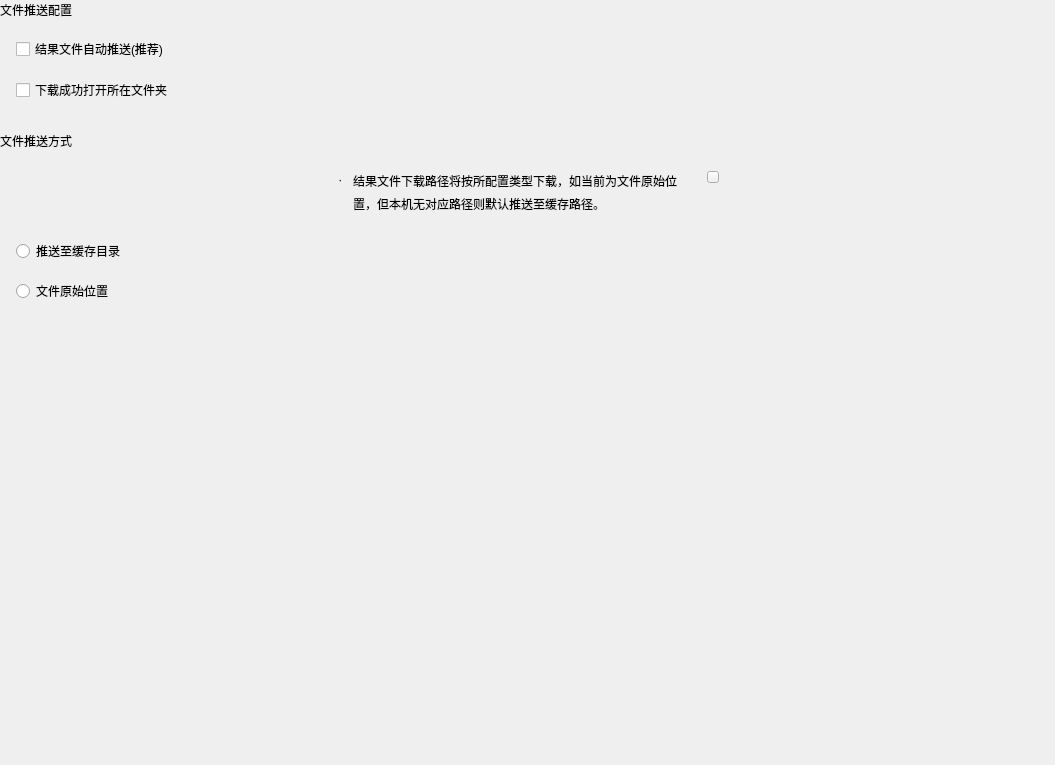
<?xml version="1.0" encoding="UTF-8"?>
<ui version="4.0">
 <class>MaxSet</class>
 <widget class="QWidget" name="MaxSet">
  <property name="geometry">
   <rect>
    <x>0</x>
    <y>0</y>
    <width>1055</width>
    <height>765</height>
   </rect>
  </property>
  <property name="windowTitle">
   <string>Form</string>
  </property>
  <layout class="QGridLayout" name="gridLayout_2">
   <property name="leftMargin">
    <number>0</number>
   </property>
   <property name="topMargin">
    <number>0</number>
   </property>
   <property name="rightMargin">
    <number>0</number>
   </property>
   <property name="bottomMargin">
    <number>0</number>
   </property>
   <property name="spacing">
    <number>0</number>
   </property>
   <item row="0" column="0">
    <widget class="QScrollArea" name="scrollArea">
     <property name="frameShape">
      <enum>QFrame::NoFrame</enum>
     </property>
     <property name="verticalScrollBarPolicy">
      <enum>Qt::ScrollBarAlwaysOff</enum>
     </property>
     <property name="horizontalScrollBarPolicy">
      <enum>Qt::ScrollBarAlwaysOff</enum>
     </property>
     <property name="widgetResizable">
      <bool>true</bool>
     </property>
     <widget class="QWidget" name="scrollAreaWidgetContents">
      <property name="geometry">
       <rect>
        <x>0</x>
        <y>0</y>
        <width>1055</width>
        <height>765</height>
       </rect>
      </property>
      <layout class="QGridLayout" name="gridLayout">
       <property name="leftMargin">
        <number>0</number>
       </property>
       <property name="topMargin">
        <number>0</number>
       </property>
       <property name="rightMargin">
        <number>0</number>
       </property>
       <property name="bottomMargin">
        <number>0</number>
       </property>
       <property name="spacing">
        <number>0</number>
       </property>
       <item row="0" column="0">
        <widget class="QWidget" name="widget_2" native="true">
         <layout class="QGridLayout" name="gridLayout_4">
          <property name="leftMargin">
           <number>0</number>
          </property>
          <property name="topMargin">
           <number>0</number>
          </property>
          <property name="rightMargin">
           <number>0</number>
          </property>
          <property name="bottomMargin">
           <number>17</number>
          </property>
          <property name="horizontalSpacing">
           <number>0</number>
          </property>
          <property name="verticalSpacing">
           <number>17</number>
          </property>
          <item row="0" column="0">
           <layout class="QHBoxLayout" name="horizontalLayout">
            <item>
             <widget class="QLabel" name="label_3">
              <property name="text">
               <string>文件推送配置</string>
              </property>
             </widget>
            </item>
            <item>
             <spacer name="horizontalSpacer_4">
              <property name="orientation">
               <enum>Qt::Horizontal</enum>
              </property>
              <property name="sizeHint" stdset="0">
               <size>
                <width>40</width>
                <height>20</height>
               </size>
              </property>
             </spacer>
            </item>
           </layout>
          </item>
          <item row="1" column="0">
           <layout class="QHBoxLayout" name="horizontalLayout_2">
            <property name="spacing">
             <number>48</number>
            </property>
            <property name="leftMargin">
             <number>16</number>
            </property>
            <item>
             <widget class="QCheckBox" name="autoPush">
              <property name="text">
               <string>结果文件自动推送(推荐)</string>
              </property>
             </widget>
            </item>
            <item>
             <spacer name="horizontalSpacer_6">
              <property name="orientation">
               <enum>Qt::Horizontal</enum>
              </property>
              <property name="sizeHint" stdset="0">
               <size>
                <width>40</width>
                <height>20</height>
               </size>
              </property>
             </spacer>
            </item>
           </layout>
          </item>
          <item row="2" column="0">
           <layout class="QHBoxLayout" name="horizontalLayout_5">
            <property name="leftMargin">
             <number>16</number>
            </property>
            <property name="bottomMargin">
             <number>0</number>
            </property>
            <item>
             <widget class="QCheckBox" name="downloadOpenDir">
              <property name="text">
               <string>下载成功打开所在文件夹</string>
              </property>
             </widget>
            </item>
            <item>
             <spacer name="horizontalSpacer_2">
              <property name="orientation">
               <enum>Qt::Horizontal</enum>
              </property>
              <property name="sizeHint" stdset="0">
               <size>
                <width>40</width>
                <height>20</height>
               </size>
              </property>
             </spacer>
            </item>
           </layout>
          </item>
         </layout>
        </widget>
       </item>
       <item row="2" column="0">
        <spacer name="verticalSpacer">
         <property name="orientation">
          <enum>Qt::Vertical</enum>
         </property>
         <property name="sizeHint" stdset="0">
          <size>
           <width>20</width>
           <height>93</height>
          </size>
         </property>
        </spacer>
       </item>
       <item row="1" column="0">
        <widget class="QWidget" name="widget_3" native="true">
         <layout class="QGridLayout" name="gridLayout_5">
          <property name="leftMargin">
           <number>0</number>
          </property>
          <property name="topMargin">
           <number>12</number>
          </property>
          <property name="rightMargin">
           <number>0</number>
          </property>
          <property name="bottomMargin">
           <number>0</number>
          </property>
          <property name="horizontalSpacing">
           <number>0</number>
          </property>
          <property name="verticalSpacing">
           <number>12</number>
          </property>
          <item row="0" column="0">
           <layout class="QHBoxLayout" name="horizontalLayout_3">
            <property name="spacing">
             <number>8</number>
            </property>
            <item>
             <widget class="QLabel" name="label_4">
              <property name="text">
               <string>文件推送方式</string>
              </property>
             </widget>
            </item>
            <item>
             <spacer name="horizontalSpacer_7">
              <property name="orientation">
               <enum>Qt::Horizontal</enum>
              </property>
              <property name="sizeHint" stdset="0">
               <size>
                <width>40</width>
                <height>20</height>
               </size>
              </property>
             </spacer>
            </item>
           </layout>
          </item>
          <item row="2" column="0">
           <layout class="QHBoxLayout" name="horizontalLayout_4">
            <property name="topMargin">
             <number>5</number>
            </property>
            <item>
             <layout class="QVBoxLayout" name="verticalLayout">
              <property name="spacing">
               <number>16</number>
              </property>
              <property name="leftMargin">
               <number>16</number>
              </property>
              <item>
               <widget class="QRadioButton" name="pushToCache">
                <property name="text">
                 <string>推送至缓存目录</string>
                </property>
               </widget>
              </item>
              <item>
               <widget class="QRadioButton" name="pushToSrc">
                <property name="text">
                 <string>文件原始位置</string>
                </property>
               </widget>
              </item>
             </layout>
            </item>
            <item>
             <spacer name="horizontalSpacer">
              <property name="orientation">
               <enum>Qt::Horizontal</enum>
              </property>
              <property name="sizeHint" stdset="0">
               <size>
                <width>40</width>
                <height>20</height>
               </size>
              </property>
             </spacer>
            </item>
           </layout>
          </item>
          <item row="1" column="0">
           <widget class="QWidget" name="widget" native="true">
            <layout class="QGridLayout" name="gridLayout_3">
             <property name="leftMargin">
              <number>0</number>
             </property>
             <property name="topMargin">
              <number>0</number>
             </property>
             <property name="rightMargin">
              <number>0</number>
             </property>
             <property name="bottomMargin">
              <number>0</number>
             </property>
             <property name="spacing">
              <number>0</number>
             </property>
             <item row="0" column="0">
              <widget class="QWidget" name="widget_5" native="true">
               <property name="sizePolicy">
                <sizepolicy hsizetype="Preferred" vsizetype="Preferred">
                 <horstretch>0</horstretch>
                 <verstretch>0</verstretch>
                </sizepolicy>
               </property>
               <property name="maximumSize">
                <size>
                 <width>400</width>
                 <height>16777215</height>
                </size>
               </property>
               <layout class="QGridLayout" name="gridLayout_9">
                <property name="leftMargin">
                 <number>8</number>
                </property>
                <property name="topMargin">
                 <number>8</number>
                </property>
                <property name="rightMargin">
                 <number>8</number>
                </property>
                <property name="bottomMargin">
                 <number>8</number>
                </property>
                <property name="spacing">
                 <number>0</number>
                </property>
                <item row="0" column="0">
                 <layout class="QVBoxLayout" name="verticalLayout_6">
                  <property name="spacing">
                   <number>3</number>
                  </property>
                  <property name="topMargin">
                   <number>0</number>
                  </property>
                  <item alignment="Qt::AlignTop">
                   <widget class="QWidget" name="releaseWId_2" native="true">
                    <property name="sizePolicy">
                     <sizepolicy hsizetype="Preferred" vsizetype="Preferred">
                      <horstretch>0</horstretch>
                      <verstretch>0</verstretch>
                     </sizepolicy>
                    </property>
                    <layout class="QGridLayout" name="gridLayout_10">
                     <property name="leftMargin">
                      <number>0</number>
                     </property>
                     <property name="topMargin">
                      <number>0</number>
                     </property>
                     <property name="rightMargin">
                      <number>0</number>
                     </property>
                     <property name="bottomMargin">
                      <number>0</number>
                     </property>
                     <property name="spacing">
                      <number>0</number>
                     </property>
                     <item row="0" column="0">
                      <layout class="QHBoxLayout" name="horizontalLayout_8">
                       <property name="spacing">
                        <number>0</number>
                       </property>
                       <property name="leftMargin">
                        <number>0</number>
                       </property>
                       <property name="rightMargin">
                        <number>0</number>
                       </property>
                       <item alignment="Qt::AlignTop">
                        <widget class="QLabel" name="label">
                         <property name="minimumSize">
                          <size>
                           <width>18</width>
                           <height>18</height>
                          </size>
                         </property>
                         <property name="maximumSize">
                          <size>
                           <width>18</width>
                           <height>18</height>
                          </size>
                         </property>
                         <property name="text">
                          <string> ·</string>
                         </property>
                        </widget>
                       </item>
                       <item alignment="Qt::AlignBottom">
                        <widget class="QLabel" name="label_8">
                         <property name="sizePolicy">
                          <sizepolicy hsizetype="Preferred" vsizetype="Preferred">
                           <horstretch>0</horstretch>
                           <verstretch>0</verstretch>
                          </sizepolicy>
                         </property>
                         <property name="minimumSize">
                          <size>
                           <width>0</width>
                           <height>20</height>
                          </size>
                         </property>
                         <property name="text">
                          <string>结果文件下载路径将按所配置类型下载，如当前为文件原始位</string>
                         </property>
                        </widget>
                       </item>
                       <item>
                        <spacer name="horizontalSpacer_8">
                         <property name="orientation">
                          <enum>Qt::Horizontal</enum>
                         </property>
                         <property name="sizeType">
                          <enum>QSizePolicy::Expanding</enum>
                         </property>
                         <property name="sizeHint" stdset="0">
                          <size>
                           <width>40</width>
                           <height>20</height>
                          </size>
                         </property>
                        </spacer>
                       </item>
                       <item alignment="Qt::AlignTop">
                        <widget class="QPushButton" name="note_2">
                         <property name="minimumSize">
                          <size>
                           <width>12</width>
                           <height>12</height>
                          </size>
                         </property>
                         <property name="maximumSize">
                          <size>
                           <width>12</width>
                           <height>12</height>
                          </size>
                         </property>
                         <property name="text">
                          <string/>
                         </property>
                        </widget>
                       </item>
                      </layout>
                     </item>
                    </layout>
                   </widget>
                  </item>
                  <item>
                   <widget class="QWidget" name="widget_6" native="true">
                    <property name="sizePolicy">
                     <sizepolicy hsizetype="Preferred" vsizetype="Preferred">
                      <horstretch>0</horstretch>
                      <verstretch>0</verstretch>
                     </sizepolicy>
                    </property>
                    <layout class="QGridLayout" name="gridLayout_11">
                     <property name="leftMargin">
                      <number>18</number>
                     </property>
                     <property name="topMargin">
                      <number>0</number>
                     </property>
                     <property name="rightMargin">
                      <number>0</number>
                     </property>
                     <property name="bottomMargin">
                      <number>0</number>
                     </property>
                     <property name="spacing">
                      <number>0</number>
                     </property>
                     <item row="0" column="0">
                      <layout class="QHBoxLayout" name="horizontalLayout_6">
                       <property name="spacing">
                        <number>0</number>
                       </property>
                       <property name="leftMargin">
                        <number>0</number>
                       </property>
                       <item>
                        <widget class="QLabel" name="label_9">
                         <property name="sizePolicy">
                          <sizepolicy hsizetype="Preferred" vsizetype="Preferred">
                           <horstretch>0</horstretch>
                           <verstretch>0</verstretch>
                          </sizepolicy>
                         </property>
                         <property name="minimumSize">
                          <size>
                           <width>0</width>
                           <height>20</height>
                          </size>
                         </property>
                         <property name="text">
                          <string>置，但本机无对应路径则默认推送至缓存路径。</string>
                         </property>
                        </widget>
                       </item>
                       <item>
                        <spacer name="horizontalSpacer_3">
                         <property name="orientation">
                          <enum>Qt::Horizontal</enum>
                         </property>
                         <property name="sizeType">
                          <enum>QSizePolicy::Expanding</enum>
                         </property>
                         <property name="sizeHint" stdset="0">
                          <size>
                           <width>40</width>
                           <height>20</height>
                          </size>
                         </property>
                        </spacer>
                       </item>
                      </layout>
                     </item>
                    </layout>
                   </widget>
                  </item>
                 </layout>
                </item>
               </layout>
              </widget>
             </item>
            </layout>
           </widget>
          </item>
         </layout>
        </widget>
       </item>
      </layout>
     </widget>
    </widget>
   </item>
  </layout>
 </widget>
 <resources/>
 <connections/>
</ui>
